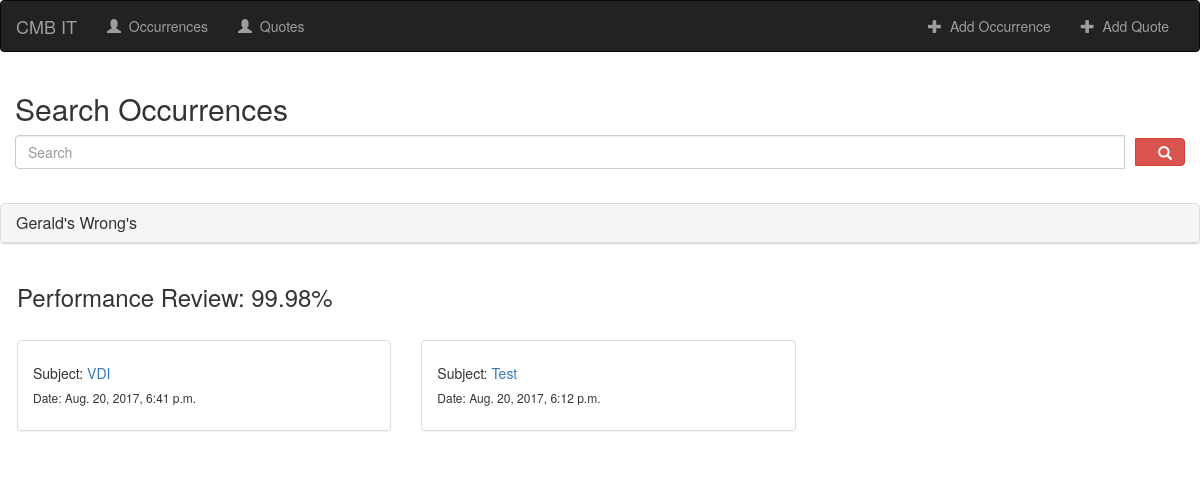
Page /wrong/ on the earlier database version.
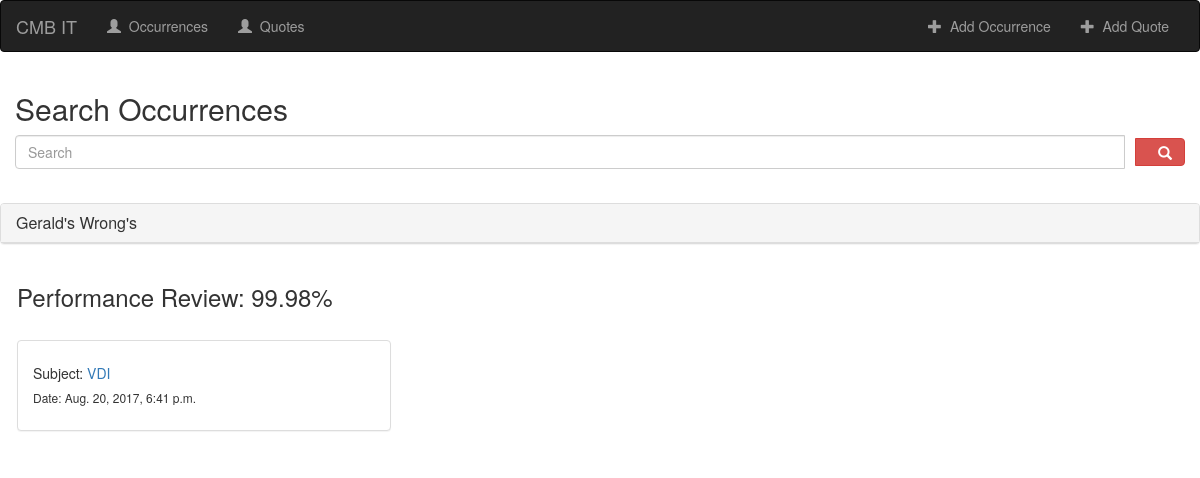
Same page on the later database version.
### wrong/models.py (models this page shows, shortened)
class Occurrence(models.Model):
    TimeWrong = models.IntegerField(verbose_name='How Long Was Gerald Wrong (In Minutes)')
    Subject = models.CharField(max_length=100, verbose_name='Enter The Topic Gerald Was Wrong About')
    Details = models.CharField(max_length=500)
    DateTime = models.DateTimeField(default=timezone.now())

### wrong/views.py (the view)
# urls.py: url(r'^wrong/$', views.index, name='wrong-list'),
def index(request):
        all_occurrences = Occurrence.objects.all().order_by("-pk")
        calculate_percentage_right()
        context = {
            'all_occurrences': all_occurrences,
            'percentage_right': calculate_percentage_right()
        }
        query = request.GET.get("q")
        if query:
            all_occurrences = all_occurrences.filter(
                Q(Subject__icontains=query) |
                Q(Details__icontains=query))
            context = {'all_occurrences': all_occurrences,
                       'percentage_right': calculate_percentage_right()}
            return render(request, 'wrong/wrong_view.html', context)
        else:
            return render(request, 'wrong/wrong_view.html', context)

### wrong/views.py (called while the page is built)
def calculate_percentage_right():
    wrongs = Occurrence.objects.all()
    total_minutes_wrong = 0
    for wrong in wrongs:
        total_minutes_wrong += wrong.TimeWrong
    minutes_in_year = 525600
    minutes_right = minutes_in_year - total_minutes_wrong
    percentage_right = (525500 / 525600) * 100
    return percentage_right

### wrong/templates/wrong/wrong_view.html
{% extends 'wrong/base.html' %}
{% block body %}
<div class="container">
	<div class="row">
		<h2>Search Occurrences</h2>
           <form id="custom-search-input ">
                            <div class="input-group col-md-12">
                                <input type="text" class="form-control" placeholder="Search" name="q" value="{{ request.GET.q }}" />
                                <span class="input-group-btn">
                                    <button class="btn btn-danger" type="button" style="margin-left: 10px">
                                        <span class=" glyphicon glyphicon-search" style="margin-left: 10px"></span>
                                    </button>
                                </span>
                            </div>
                        </form>
	</div>
</div><br>
<div class="panel panel-default">
            <div class="panel-heading">
                <h3 class="panel-title">Gerald's Wrong's</h3>
            </div>
</div>
<div class="row" style="margin-left: 2px">
     <div class="col-md-12">
        <h3>Performance Review: {{ percentage_right|floatformat:2 }}%</h3><br>
    </div>
    {% if all_occurrences %}
        {% for wrong in all_occurrences %}
            <div class="col-md-4">
                <div class="panel panel-default">
                    <div class="panel-body">
                        <h5>Subject: <a href="{{ wrong.pk }}">{{ wrong.Subject }}</a></h5>
                        <h6>Date: {{ wrong.DateTime }}</h6>
                    </div>
                </div>
            </div>
        {% endfor %}
        {% else %}
        <h4>There are no wrong's</h4>
    {% endif %}
    </div>
{% endblock %}

Differences in the rows shown:
removed Occurrence: Subject "Test", DateTime "Aug. 20, 2017, 6:12 p.m."
